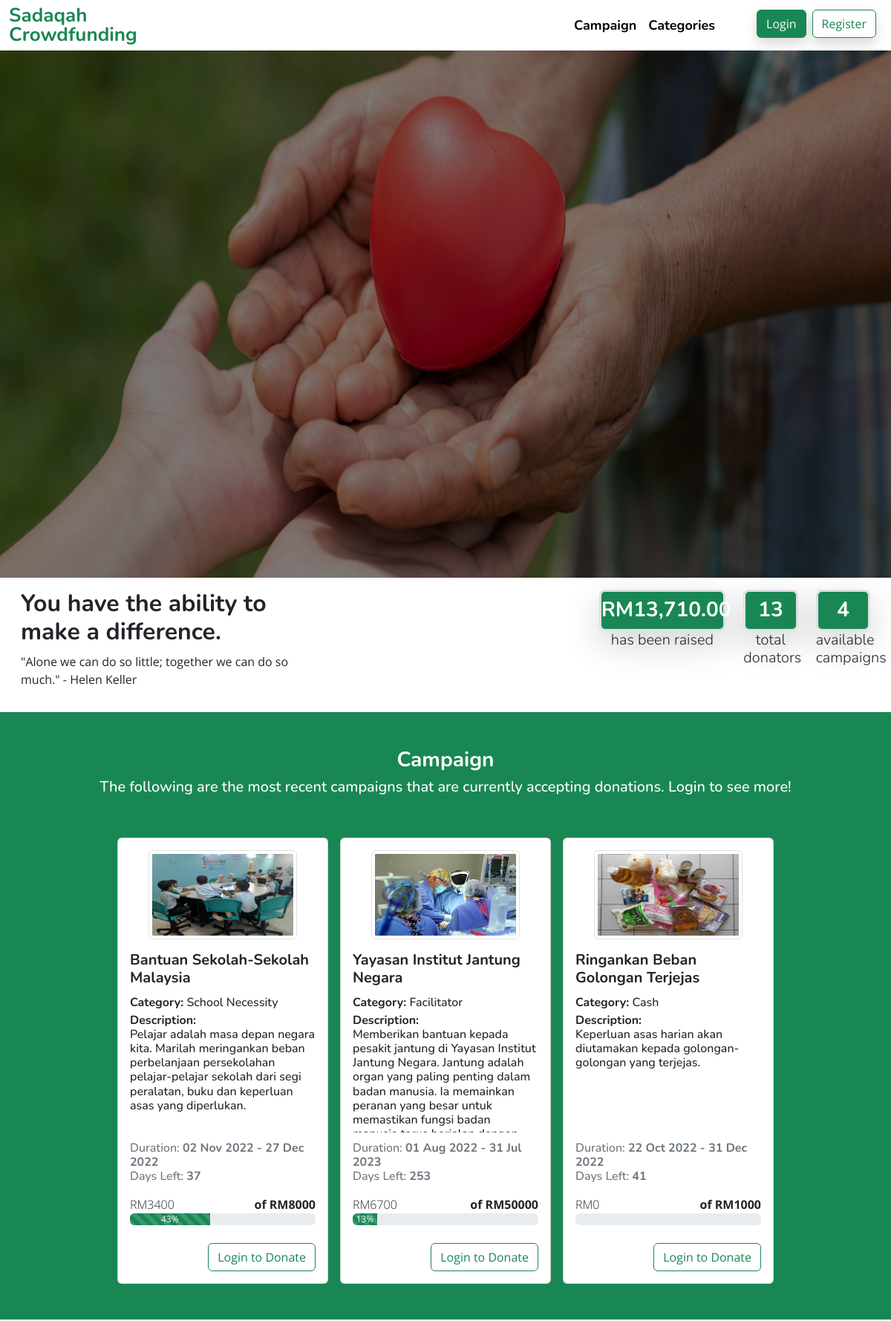
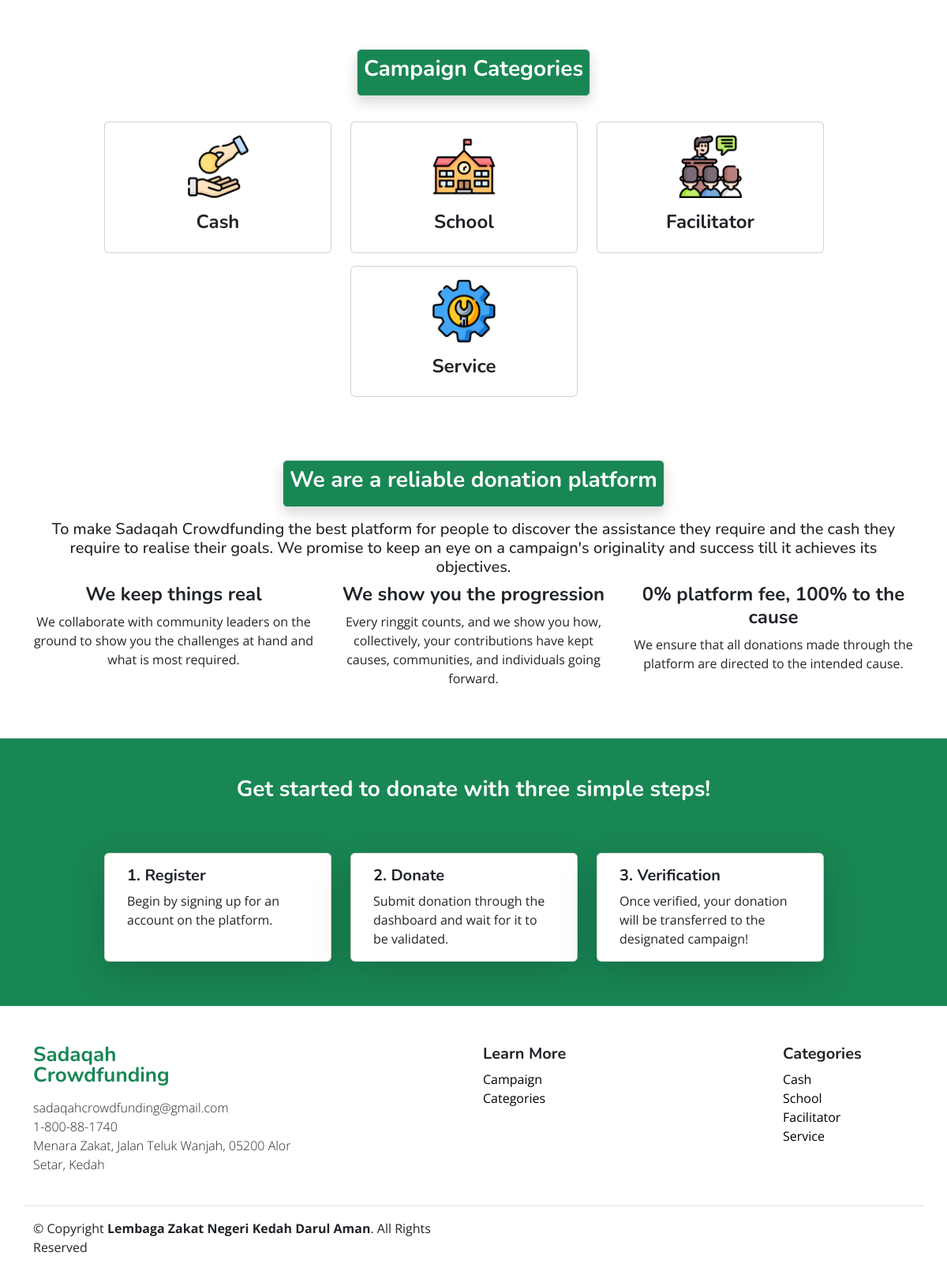
The page / on the database its author committed (2 pictures, top to bottom).
### tables this page shows
CREATE TABLE `campaign` (
  `campaign_id` int(11) NOT NULL,
  `campaign_name` varchar(100) NOT NULL,
  `campaign_description` varchar(1000) NOT NULL,
  `campaign_banner` varchar(200) NOT NULL,
  `campaign_category_id` int(11) NOT NULL,
  `campaign_amount` double NOT NULL,
  `campaign_start` datetime(6) NOT NULL,
  `campaign_end` datetime(6) NOT NULL,
  `campaign_raised` double NOT NULL,
  `campaign_created_date` timestamp NOT NULL DEFAULT current_timestamp(),
  `campaign_admin_id` int(11) NOT NULL,
  `campaign_status` int(11) NOT NULL
);

CREATE TABLE `category` (
  `category_id` int(11) NOT NULL,
  `category_name` varchar(50) NOT NULL
);

### index.php (the view, shortened to what the rows shown need)
<!DOCTYPE html>
<html lang="en">
<head>
    <link href="https://cdn.jsdelivr.net/npm/bootstrap@5.2.2/dist/css/bootstrap.min.css" rel="stylesheet" />
    <link rel="stylesheet" href="https://cdn.jsdelivr.net/npm/bootstrap-icons@1.10.2/font/bootstrap-icons.css">
    <link rel="stylesheet" href="https://cdnjs.cloudflare.com/ajax/libs/Swiper/8.4.4/swiper-bundle.min.css" />
    <link rel="stylesheet" href="css/homepage.css">
    <link rel="stylesheet" href="css/custom-css.css">
</head>
<body>
    <?php
    include_once(__DIR__ . '/php/dbcon.php');
    ?>
    <main>
        <div class="p-3">
            <div class="container-fluid">
                <div class="row">
                    <div class="col-md-4">
                        <h2 class="fw-bolder">You have the ability to make a difference.</h2>
                    </div>
                </div>
            </div>
        </div>
        <section id="campaign">
            <div class="bg-success">
                <div class="cards d-flex justify-content-center pb-4">
                    <?php
                    $campaign_status = 1;
                    $query = "SELECT * FROM campaign camp, category cat WHERE camp.campaign_end > CURDATE() AND camp.campaign_category_id=cat.category_id AND camp.campaign_status=? ORDER BY camp.campaign_id desc LIMIT 3";
                    $stmt = $con->prepare($query);
                    $stmt->bind_param("i", $campaign_status);
                    $stmt->execute();
                    $result = $stmt->get_result();
                    ?>
                    <?php
                    $index = 0;
                    while ($camp = $result->fetch_assoc()) {
                        $percentageBar = 100 - ((($camp['campaign_amount'] - $camp['campaign_raised']) / $camp['campaign_amount']) * 100);
                        $percentageBar = round($percentageBar);
                    ?>
                        <div class="col-md-3 d-flex align-items-stretch mb-4">
                            <div class="card mx-2">
                                <a href="" type="" class="" data-bs-toggle="modal" data-bs-target="#banner-modal-<?php echo $index ?>">
                                    <img src="<?php echo $camp['campaign_banner']; ?>" class="card-img-top img-thumbnail rounded mx-auto d-block mt-3" style="height:120px; width:200px;" alt="Campaign Banner">
                                </a>
                                <div class="card-body">
                                    <h5 class="card-title h-20 mb-3 fw-bold" style="min-height: 2rem;"><?php echo $camp['campaign_name']; ?></h5>
                                    <h6 class="card-subtitle mb-2"><b>Category: </b><?php echo $camp['category_name']; ?></h6>
                                    <h6 class="card-subtitle mb-3 overflow-auto" style="height:10rem;"><b>Description: </b><br><?php echo $camp['campaign_description']; ?></h6>
                                    <h6 class="card-subtitle mb-3 text-muted">
                                        <div>
                                            <?php
                                            $startDate = date("d M Y", strtotime($camp['campaign_start']));
                                            $endDate = date("d M Y", strtotime($camp['campaign_end']));
                                            ?>
                                            Duration: <b><?php echo $startDate . " - " . $endDate; ?></b>
                                        </div>
                                        <div>
                                            <?php
                                            $date1 = new DateTime(date("Y-m-d"));
                                            $date2 = new DateTime($camp['campaign_end']);
                                            $diff = $date2->diff($date1)->format("%a");
                                            $daysLeft = intval($diff);
                                            ?>
                                            Days Left: <b><?php echo $daysLeft; ?></b>
                                        </div>
                                    </h6>
                                    <div class="camp-progress">
                                        <div class="d-flex justify-content-between">
                                            <div class="fw-light">
                                                <?php echo 'RM' . $camp['campaign_raised']; ?>
                                            </div>
                                            <div class="fw-bold">
                                                of RM<?php echo $camp['campaign_amount']; ?>
                                            </div>
                                        </div>
                                        <div class="progress">
                                            <div class="progress-bar progress-bar-striped progress-bar-animated bg-success" role="progressbar" aria-valuenow="<?php echo $percentageBar; ?>" aria-valuemin="0" aria-valuemax="100" style="width: <?php echo $percentageBar; ?>%"><?php echo $percentageBar; ?>%</div>
                                        </div>
                                    </div>
                                    <div class="d-flex mt-4 justify-content-end">
                                        <button class="btn btn-outline-success" data-bs-toggle="modal" data-bs-target="#loginModal">Login to Donate</button>
                                    </div>
                                </div>
                            </div>
                        </div>
                    <?php
                        $index++;
                    }
                    ?>
                </div>
            </div>
        </section>
    </main>
</body>
</html>

### rows shown on the page
campaign: campaign_banner (picture), campaign_name "Bantuan Sekolah-Sekolah Malaysia", campaign_category.category_name "School Necessity", campaign_description "Pelajar adalah masa depan negara kita. Marilah meringankan beban perbelanjaan persekolahan pelajar-pelajar sekolah dari segi peralatan, buku dan keperluan asas yang diperlukan.", campaign_start "02 Nov 2022", campaign_end "27 Dec 2022", campaign_raised "3400", campaign_amount "8000", percentageBar "43"
campaign: campaign_banner (picture), campaign_name "Yayasan Institut Jantung Negara", campaign_category.category_name "Facilitator", campaign_description "Memberikan bantuan kepada pesakit jantung di Yayasan Institut Jantung Negara. Jantung adalah organ yang paling penting dalam badan manusia. Ia memainkan peranan yang besar untuk memastikan fungsi badan…", campaign_start "01 Aug 2022", campaign_end "31 Jul 2023", campaign_raised "6700", campaign_amount "50000", percentageBar "13"
campaign: campaign_banner (picture), campaign_name "Ringankan Beban Golongan Terjejas", campaign_category.category_name "Cash", campaign_description "Keperluan asas harian akan diutamakan kepada golongan-golongan yang terjejas.", campaign_start "22 Oct 2022", campaign_end "31 Dec 2022", campaign_raised "0", campaign_amount "1000"

### other values the page prints
$count "13,710.00"
$count "13"
$count "4"
